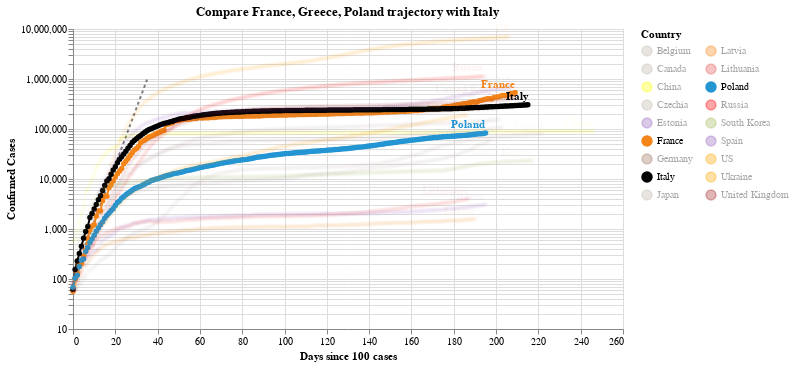

The notebook cell saved with this chart:
### Code cell
#hide_input
chart2 = make_since_chart(dff2, ['France', 'Greece', 'Poland'], baseline_countries)
chart2

### Figure 1 — Vega-Lite specification as saved in the notebook (floating-point values rounded to 4 significant figures; data arrays with more than 128 entries replaced by an {"elided": "..."} marker saying what was removed)
{"config": {"view": {"continuousWidth": 400, "continuousHeight": 300}}, "layer": [{"data": {"name": "data-628230001892d6798b50651be41d1b3e"}, "mark": {"type": "line", "color": "black", "opacity": 0.5, "strokeDash": [3, 3]}, "encoding": {"x": {"type": "quantitative", "field": "Days since 100 cases"}, "y": {"type": "quantitative", "field": "Confirmed Cases"}}}, {"data": {"name": "data-c67c9ef5a8451ed15bb2d8670c82a0a4"}, "mark": {"type": "line", "point": true}, "encoding": {"color": {"type": "nominal", "field": "Country", "legend": {"columns": 2}, "scale": {"domain": ["Belgium", "Canada", "China", "Czechia", "Estonia", "France", "Germany", "Italy", "Japan", "Latvia", "Lithuania", "Poland", "Russia", "South Korea", "Spain", "US", "Ukraine", "United Kingdom"], "range": ["#C1B7AD", "#C1B7AD", "yellow", "#C1B7AD", "#9467bd", "#F58518", "#9D755D", "black", "#C1B7AD", "#F58518", "#E45756", "#2495D3", "red", "#A1BA59", "#9467bd", "orange", "orange", "brown"]}}, "opacity": {"condition": {"value": 1, "selection": "selector005"}, "value": 0.05}, "tooltip": [{"type": "nominal", "field": "Country"}, {"type": "temporal", "field": "Date"}, {"type": "quantitative", "field": "Confirmed Cases"}, {"type": "quantitative", "field": "Days since 100 cases"}], "x": {"type": "quantitative", "field": "Days since 100 cases"}, "y": {"type": "quantitative", "field": "Confirmed Cases", "scale": {"type": "log"}}}, "selection": {"selector005": {"type": "multi", "fields": ["Country"], "bind": "legend", "init": [{"Country": "France"}, {"Country": "Greece"}, {"Country": "Poland"}, {"Country": "Italy"}]}}, "width": 550}, {"data": {"name": "data-c67c9ef5a8451ed15bb2d8670c82a0a4"}, "mark": {"type": "text", "align": "right", "dy": -8, "fontWeight": "bold"}, "encoding": {"color": {"type": "nominal", "field": "Country", "legend": {"columns": 2}, "scale": {"domain": ["Belgium", "Canada", "China", "Czechia", "Estonia", "France", "Germany", "Italy", "Japan", "Latvia", "Lithuania", "Poland", "Russia", "South Korea", "Spain", "US", "Ukraine", "United Kingdom"], "range": ["#C1B7AD", "#C1B7AD", "yellow", "#C1B7AD", "#9467bd", "#F58518", "#9D755D", "black", "#C1B7AD", "#F58518", "#E45756", "#2495D3", "red", "#A1BA59", "#9467bd", "orange", "orange", "brown"]}}, "opacity": {"condition": {"value": 1, "selection": "selector005"}, "value": 0.05}, "text": {"type": "nominal", "field": "Country"}, "tooltip": [{"type": "nominal", "field": "Country"}, {"type": "temporal", "field": "Date"}, {"type": "quantitative", "field": "Confirmed Cases"}, {"type": "quantitative", "field": "Days since 100 cases"}], "x": {"type": "quantitative", "field": "Days since 100 cases"}, "y": {"type": "quantitative", "field": "Confirmed Cases", "scale": {"type": "log"}}}, "transform": [{"filter": "(datum['Date'] >= 1600905600000)"}], "width": 550}], "title": "Compare France, Greece, Poland trajectory with Italy", "$schema": "https://vega.github.io/schema/vega-lite/v4.0.2.json", "datasets": {"data-628230001892d6798b50651be41d1b3e": [{"Days since 100 cases": 0, "Confirmed Cases": 100.0}, {"Days since 100 cases": 1, "Confirmed Cases": 130.0}, {"Days since 100 cases": 2, "Confirmed Cases": 169.0}, {"Days since 100 cases": 3, "Confirmed Cases": 219.7}, {"Days since 100 cases": 4, "Confirmed Cases": 285.6}, {"Days since 100 cases": 5, "Confirmed Cases": 371.3}, {"Days since 100 cases": 6, "Confirmed Cases": 482.7}, {"Days since 100 cases": 7, "Confirmed Cases": 627.5}, {"Days since 100 cases": 8, "Confirmed Cases": 815.7}, {"Days since 100 cases": 9, "Confirmed Cases": 1060.0}, {"Days since 100 cases": 10, "Confirmed Cases": 1379.0}, {"Days since 100 cases": 11, "Confirmed Cases": 1792.0}, {"Days since 100 cases": 12, "Confirmed Cases": 2330.0}, {"Days since 100 cases": 13, "Confirmed Cases": 3029.0}, {"Days since 100 cases": 14, "Confirmed Cases": 3937.0}, {"Days since 100 cases": 15, "Confirmed Cases": 5119.0}, {"Days since 100 cases": 16, "Confirmed Cases": 6654.0}, {"Days since 100 cases": 17, "Confirmed Cases": 8650.0}, {"Days since 100 cases": 18, "Confirmed Cases": 11250.0}, {"Days since 100 cases": 19, "Confirmed Cases": 14620.0}, {"Days since 100 cases": 20, "Confirmed Cases": 19000.0}, {"Days since 100 cases": 21, "Confirmed Cases": 24710.0}, {"Days since 100 cases": 22, "Confirmed Cases": 32120.0}, {"Days since 100 cases": 23, "Confirmed Cases": 41750.0}, {"Days since 100 cases": 24, "Confirmed Cases": 54280.0}, {"Days since 100 cases": 25, "Confirmed Cases": 70560.0}, {"Days since 100 cases": 26, "Confirmed Cases": 91730.0}, {"Days since 100 cases": 27, "Confirmed Cases": 119300.0}, {"Days since 100 cases": 28, "Confirmed Cases": 155000.0}, {"Days since 100 cases": 29, "Confirmed Cases": 201500.0}, {"Days since 100 cases": 30, "Confirmed Cases": 262000.0}, {"Days since 100 cases": 31, "Confirmed Cases": 340600.0}, {"Days since 100 cases": 32, "Confirmed Cases": 442800.0}, {"Days since 100 cases": 33, "Confirmed Cases": 575600.0}, {"Days since 100 cases": 34, "Confirmed Cases": 748300.0}, {"Days since 100 cases": 35, "Confirmed Cases": 972800.0}], "data-c67c9ef5a8451ed15bb2d8670c82a0a4": {"elided": "3705 records"}}}
